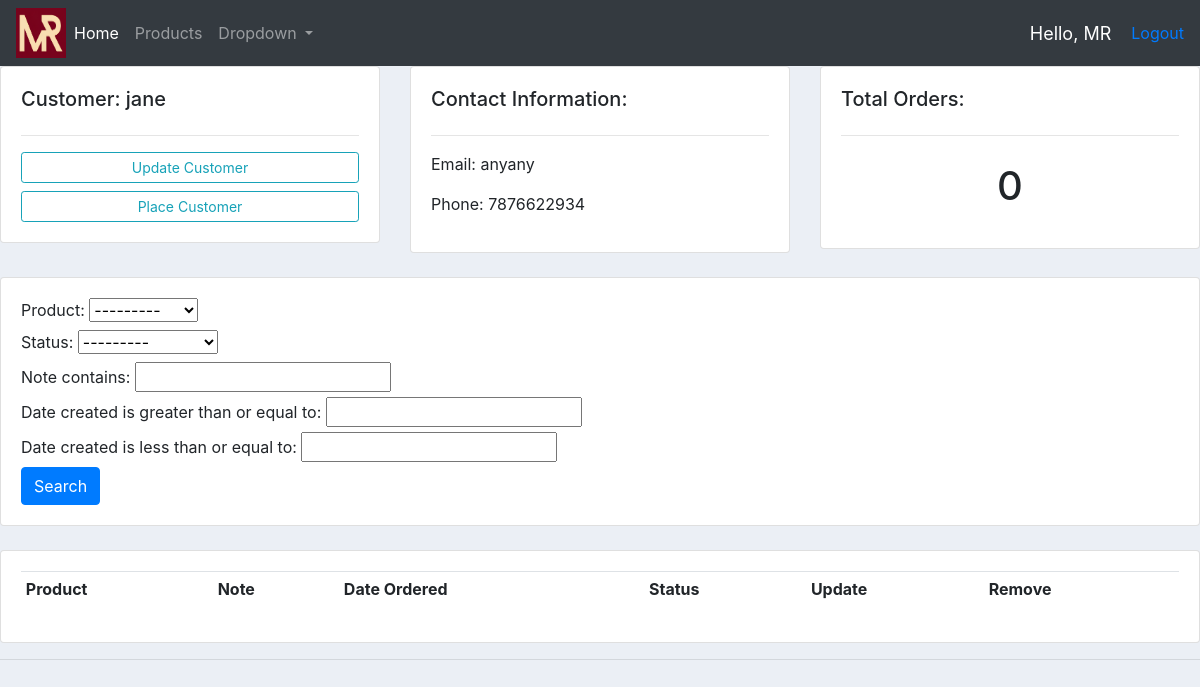
Page /customer/2 (signed in) on the committed database.
### accountsApp/models.py (models this page shows, shortened)
class Customer(models.Model):
    name = models.CharField(max_length=200, null=True)
    phone = models.CharField(max_length=200, null=True)
    email = models.CharField(max_length=200, null=True)
    date_created = models.DateField(auto_now_add=True)

### templates/decorators.py (the view)
        def wrapper_func(request, *args, **kwargs):
            group = None
            if request.user.groups.exists():
                group = request.user.groups.all()[0].name
                print('Group exists: ', group)
            if group in allowed_roles:
                return view_func(request, *args, **kwargs)
            else:
                return HttpResponse('You are not authorized to view this page!')

### accountsApp/models.py (called while the page is built)
    def __str__(self):
        return self.name

### accountsApp/views.py (called while the page is built)
@login_required(login_url='login')
@allowed_users(allowed_roles=['admin'])
def customer(request, pk):
    customer = Customer.objects.get(id=pk)
    orders = customer.order_set.all()
    myFilter = OrderFilter(request.GET, queryset=orders)
    orders = myFilter.qs
    context = {'customer': customer, 'orders': orders, 'myFilter': myFilter}
    return render(request, '../templates/customer.html', context)

### templates/customer.html (shortened to what this page needs)
{% extends 'main.html' %}
{% block content %}
    <div class="row">
        <div class="col-md">
            <div class="card card-body">
                <h5>Customer: {{ customer.name }}</h5>
                <hr>
                <a class="btn btn-outline-info btn-sm btn-block" href="">Update Customer</a>
                <a class="btn btn-outline-info btn-sm btn-block" href="{% url 'create_order' customer.id %}">Place Customer</a>
            </div>
        </div>
        <div class="col-md">
            <div class="card card-body">
                <h5>Contact Information:</h5>
                <hr>
                <p>Email: {{ customer.email }}</p>
                <p>Phone: {{ customer.phone }}</p>
            </div>
        </div>
        <div class="col-md">
            <div class="card card-body">
                <h5>Total Orders:</h5>
                <hr>
                <h1 style="text-align: center; padding: 10px">{{ orders.count }}</h1>
            </div>
        </div>
    </div>
    <br>
    <div class="row">
        <div class="col">
            <div class="card card-body">
                <form method="get">
                    {{ myFilter.form }}
                    <button class="btn btn-primary" type="submit">Search</button>
                </form>
            </div>
        </div>
    </div>
    <br>
    <div class="row">
        <div class="col">
            <div class="card card-body">
                <table class="table table-sm">
                    <tr>
                        <th>Product</th>
                        <th>Note</th>
                        <th>Date Ordered</th>
                        <th>Status</th>
                        <th>Update</th>
                        <th>Remove</th>
                    </tr>
                </table>
            </div>
        </div>
    </div>
{% endblock %}

### templates/Navbar.html (shortened to what this page needs)
{% load static %}
<nav class="navbar navbar-expand-lg navbar-dark bg-dark">
  <img src="{% static 'images/MR_Logo.png' %}" width="50" height="50">
  <div class="collapse navbar-collapse" id="navbarSupportedContent">
    <ul class="navbar-nav mr-auto">
      <li class="nav-item active">
        <a class="nav-link" href="{% url 'home' %}">Home <span class="sr-only">(current)</span></a>
      </li>
      <li class="nav-item">
        <a class="nav-link" href="{% url 'products' %}">Products</a>
      </li>
      <li class="nav-item dropdown">
        <a class="nav-link dropdown-toggle" href="#" id="navbarDropdown" role="button" data-toggle="dropdown" aria-haspopup="true" aria-expanded="false">
          Dropdown
        </a>
      </li>
    </ul>
  </div>
    <span class="hello-msg">Hello, {{ request.user }}</span>
    <span><a href="{% url 'logout' %}">Logout</a></span>
</nav>

### static/css/main.css (style rules this page uses)
body { background-color: #ebeff5; }

### templates/Navbar.html (style rules this page uses)
.hello-msg { font-size: 18px; color: #fff; margin-right: 20px; }

### rows in the picture
Customer: name "jane", email "anyany", phone "7876622934"

### other values in the picture
{{ request.user }} "MR"
{{ orders.count }} "0"
